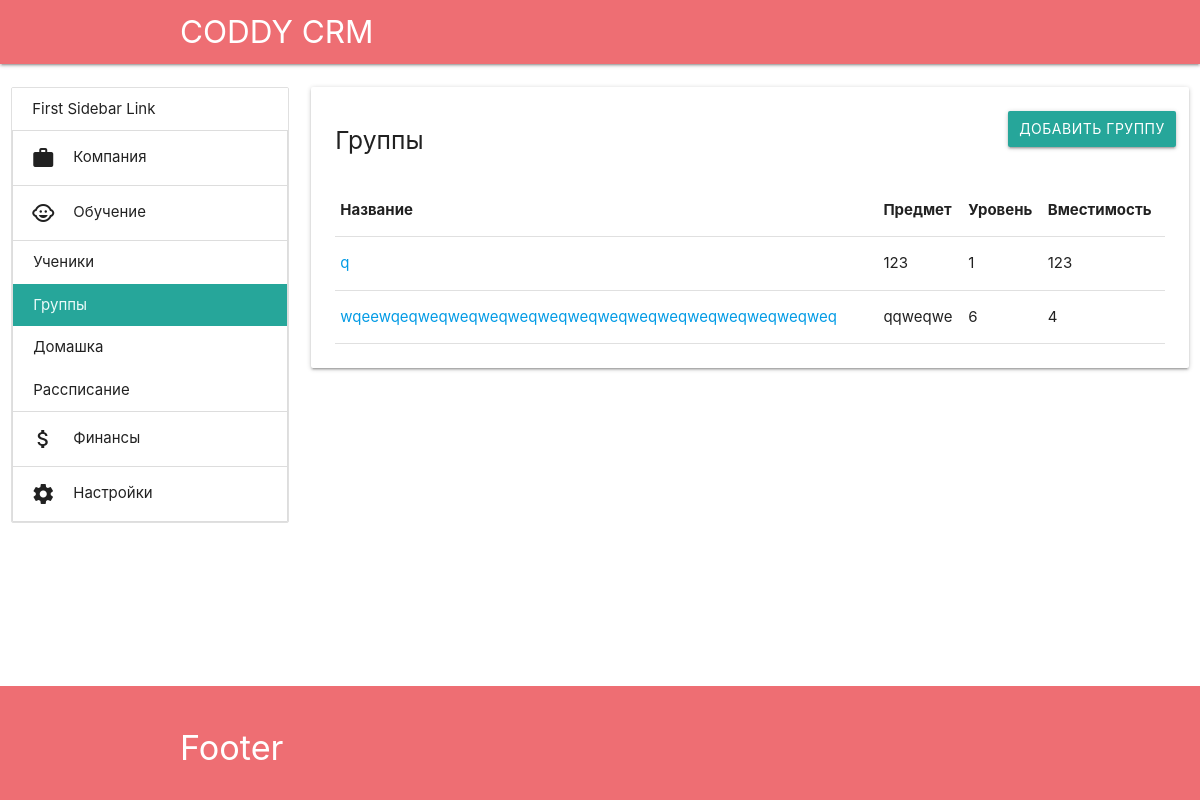
/learning/groups/, run on an earlier commit of the app's database.
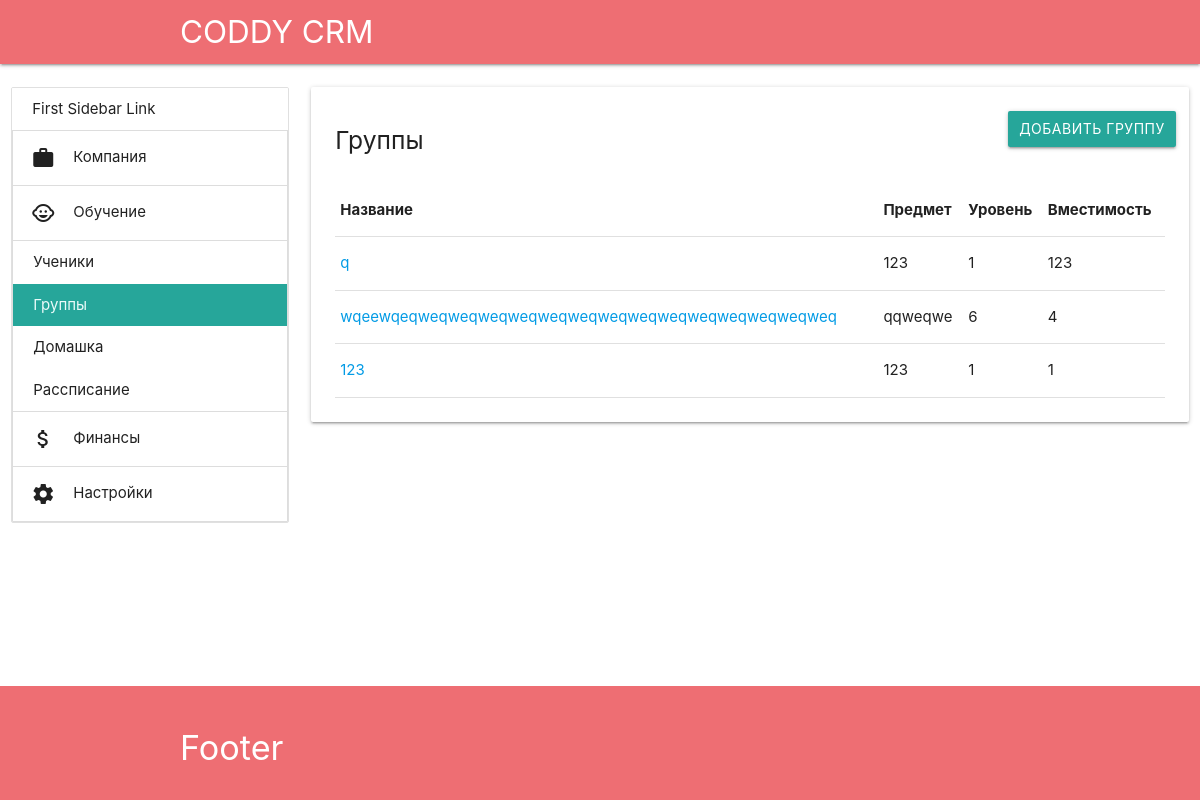
And on a later commit of the database.
### app/models.py (models this page shows, shortened)
class Group(models.Model):
    FORMING = 'f'
    WORKING = 'w'
    FINISHED = 'e'
    SUSPENDED = 's'
    GROUP_STATUS = (
        (FORMING, 'Формируется'),
        (WORKING, 'Работает'),
        (SUSPENDED, 'Приостановлена'),
        (FINISHED, 'Завершена'),
    )
    status = models.CharField(max_length=1, choices=GROUP_STATUS)
    subject = models.ForeignKey(Subject, on_delete=models.PROTECT)
    level = models.PositiveSmallIntegerField()
    capacity = models.PositiveSmallIntegerField(null=True)
    name = models.CharField(max_length=50, blank=True)
    students = models.ManyToManyField(Student, related_name='groups')

class Subject(models.Model):
    name = models.CharField(max_length=50)
    symbol = models.CharField(max_length=10)
    level_count = models.PositiveIntegerField()

### app/views.py (the view)
# urls.py: path('learning/groups/', views.learning_groups, name='learning_groups'),
def learning_groups(request):
    groups = Group.objects.all()
    return render(request, 'app/learning_groups.html',
                  {'groups': groups})

### app/templatetags/app_tags.py (called while the page is built)
@register.simple_tag(takes_context=True)
def active(context, url):
    cur_url = resolve(context['request'].path).url_name
    if cur_url.startswith(url):
        return 'active'
    return ''

### app/templates/app/learning_groups.html
{% extends "app/main.html" %}
{% block content %}
<div class="col s12 l9">
    <div class="card">
        <div class="card-content">
            <div class="row">
                <a class="col btn right" href="{% url 'learning_groups_add' %}">Добавить группу</a>
                <h5 class="col">Группы</h5>
            </div>
            <table class="responsive-table">
                <thead>
                <tr>
                    <th>Название</th>
                    <th>Предмет</th>
                    <th>Уровень</th>
                    <th>Вместимость</th>
                </tr>
                </thead>
                <tbody>
                {% for group in groups %}
                <tr>
                    <td>
                        <a href="{% url 'learning_groups_details' group.id %}">
                            {{ group.name }}
                        </a>
                    </td>
                    <td>
                        {{ group.subject.name }}
                    </td>
                    <td>
                        {{ group.level }}
                    </td>
                    <td>
                        {{ group.capacity }}
                    </td>
                </tr>
                {% endfor %}
                </tbody>
            </table>
        </div>
    </div>
</div>
{% endblock content %}

What changed in the data, as far as the page shows it:
added Group: name "123", subject.name "123", level "1", capacity "1"
